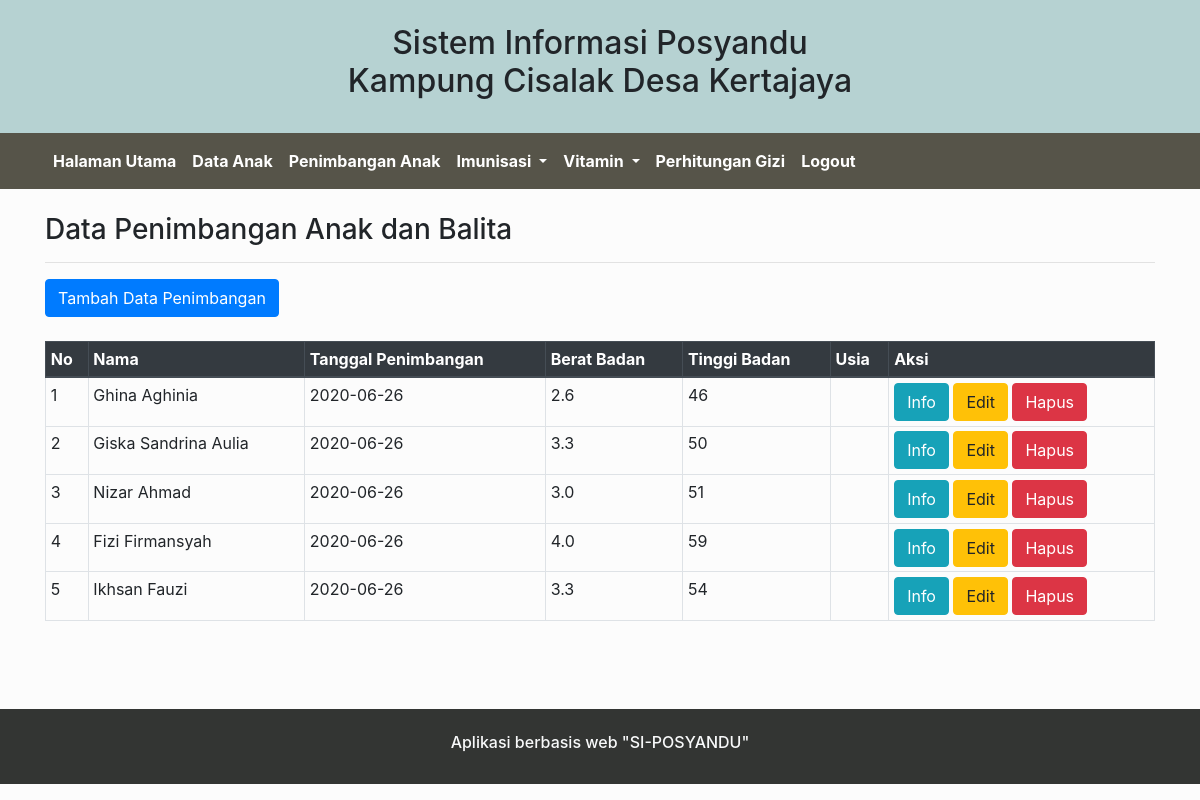
Screenshot of /index.php/timbangan with the database file from the repository.
### tables this page shows
CREATE TABLE `timbangan` (
  `Kode_timbangan` int(10) NOT NULL,
  `Id_anak` int(10) NOT NULL,
  `Tanggal_penimbangan` date NOT NULL,
  `Berat_timbangan` varchar(5) NOT NULL,
  `Tinggi_timbangan` int(5) NOT NULL,
  `Kode_imunisasi` int(10) NOT NULL,
  `Kode_vitamin` int(10) DEFAULT NULL
);

CREATE TABLE `anak` (
  `Id_anak` int(10) NOT NULL,
  `Nama_anak` varchar(30) NOT NULL,
  `Tanggal_lahir` date NOT NULL,
  `Jenis_kelamin` varchar(20) NOT NULL,
  `Berat_badan` varchar(5) NOT NULL,
  `Tinggi_badan` int(5) NOT NULL,
  `Usia` varchar(30) NOT NULL,
  `Nama_ibu` varchar(20) NOT NULL,
  `Nama_ayah` varchar(20) NOT NULL,
  `Alamat` varchar(50) NOT NULL,
  `Status` varchar(30) NOT NULL
);

### application/controllers/Timbangan.php (called while the page is built, shortened)
<?php
class Timbangan extends CI_Controller{
    public function __construct()
    {
        $this->load->model('Timbangan_model');
        $this->load->helper('url');
    }
    public function index()
    {
        $data['judul'] = 'Data Penimbangan';
        $data['timbang'] = $this->Timbangan_model->getTimbang();
        $this->load->view('Templates2/Header', $data);
        $this->load->view('Timbangan/Index', $data);
        $this->load->view('Templates2/Footer');
    }
}

### index.php (called while the page is built, shortened)
<?php
require_once BASEPATH.'core/CodeIgniter.php';

### application/models/Timbangan_model.php (called while the page is built, shortened)
<?php
class Timbangan_model extends CI_Model{
    public function getTimbang()
    {
        $this->db->select('*');
        $this->db->from('timbangan');
        $this->db->join('anak', 'anak.Id_anak = timbangan.Id_anak');
        $this->db->join('imunisasi', 'imunisasi.Kode_imunisasi = timbangan.Kode_imunisasi');
        $this->db->join('vitamin', 'vitamin.Kode_vitamin = timbangan.Kode_vitamin');
       return $this->db->get()->result_array();
    }
}

### application/views/Timbangan/Index.php (the view, shortened to what this page needs)
    <div class="container">
    <div class="row mt-4">
        <div class="col">
        <h3> Data Penimbangan Anak dan Balita</h3><hr>
        <a class="btn btn-primary" href="<?= base_url(); ?>Timbangan/Tambah" role="button">Tambah Data Penimbangan</a><br><br>
        <table class="table table-sm table-bordered table-hover">
  <thead class="thead-dark">
    <tr class= "border border-dark">
      <th scope="col">No</th>
      <th scope="col">Nama</th>
      <th scope="col">Tanggal Penimbangan</th>
      <th scope="col">Berat Badan </th>
      <th scope="col">Tinggi Badan</th>
      <th scope="col">Usia</th>
      <th scope="col">Aksi</th>
    </tr>
  </thead>
  <tbody>
      <?php $no = 1; ?>
  <?php foreach ($timbang as $timbangan) : ?>
    <tr>
      <td><?= $no++ ?></td>
      <td><?= $timbangan['Nama_anak']; ?></td>
      <td><?= $timbangan['Tanggal_penimbangan']; ?></td>
      <td><?= $timbangan['Berat_timbangan']; ?></td>
      <td><?= $timbangan['Tinggi_timbangan']; ?></td>
      <td><?= $timbangan['Usia_timbangan']; ?></td>
      <td>
      <a class="btn btn-info" href="<?= base_url(); ?>Timbangan/detail/<?= $timbangan['Kode_timbangan']; ?>" role="button">Info</a>
       <a class="btn btn-warning" href="<?= base_url(); ?>Timbangan/edit/<?= $timbangan['Kode_timbangan']; ?>" role="button" onclick="return confirm('Apakah yakin data ingin diubah?');">Edit</a>
       <a class="btn btn-danger" href="<?= base_url(); ?>Timbangan/hapus/<?= $timbangan['Kode_timbangan']; ?>" role="button" onclick="return confirm('Apakah yakin data ingin dihapus?');">Hapus</a>
      </td>
    </tr>
    <?php endforeach; ?>
  </tbody>
</table>
<br><br><br>
        </div>
    </div>
</div>

### rows the page displays
timbangan: Id_anak.Nama_anak "Ghina Aghinia", Tanggal_penimbangan "2020-06-26", Berat_timbangan "2.6", Tinggi_timbangan "46"
timbangan: Id_anak.Nama_anak "Giska Sandrina Aulia", Tanggal_penimbangan "2020-06-26", Berat_timbangan "3.3", Tinggi_timbangan "50"
timbangan: Id_anak.Nama_anak "Nizar Ahmad", Tanggal_penimbangan "2020-06-26", Berat_timbangan "3.0", Tinggi_timbangan "51"
timbangan: Id_anak.Nama_anak "Fizi Firmansyah", Tanggal_penimbangan "2020-06-26", Berat_timbangan "4.0", Tinggi_timbangan "59"
timbangan: Id_anak.Nama_anak "Ikhsan Fauzi", Tanggal_penimbangan "2020-06-26", Berat_timbangan "3.3", Tinggi_timbangan "54"
